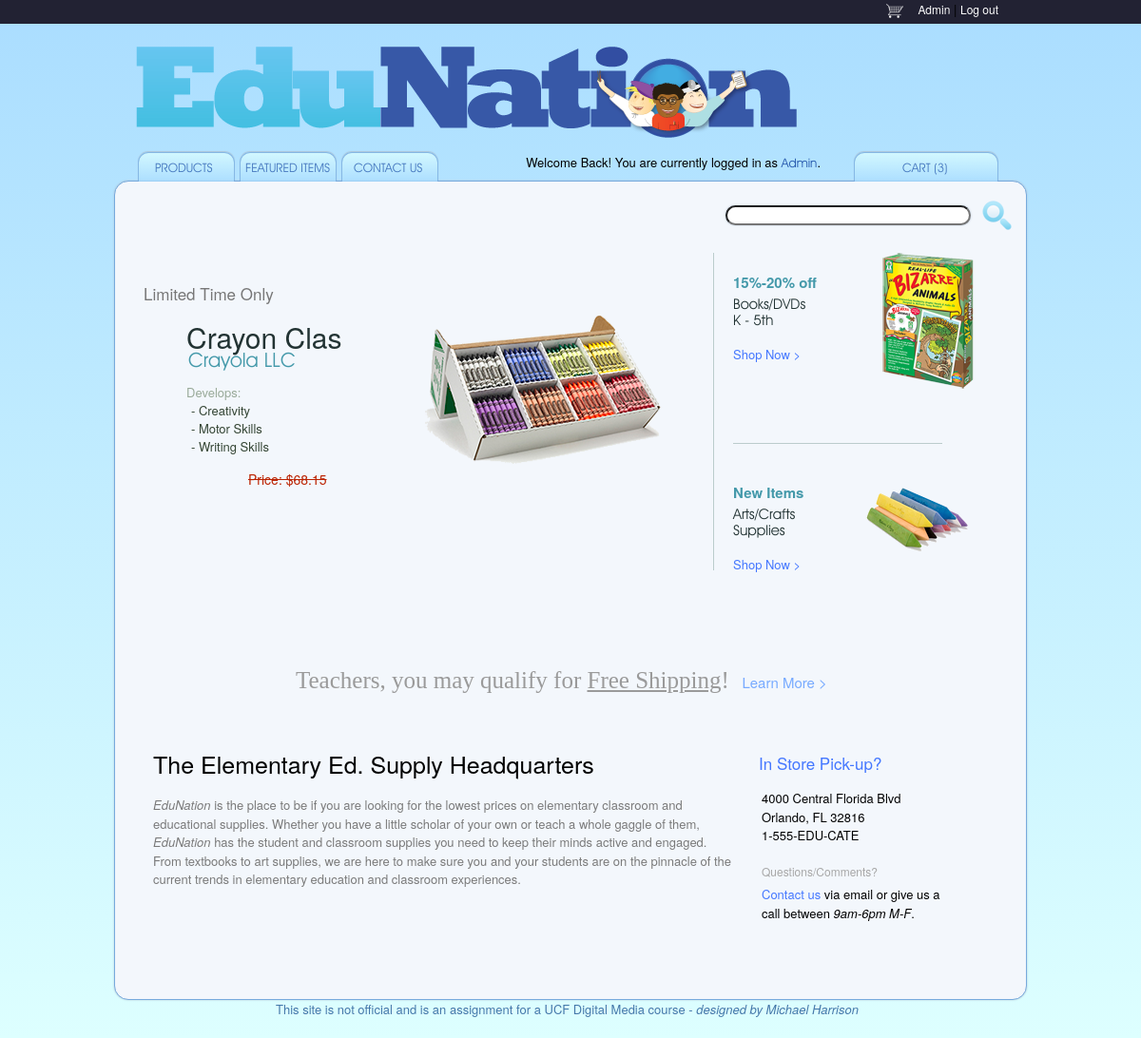
The app's page /home.php with its own data.
### tables this page shows
CREATE TABLE `products` (
  `id` mediumint(8) unsigned NOT NULL AUTO_INCREMENT,
  `category_id` tinyint(3) unsigned NOT NULL,
  `name` varchar(60) NOT NULL,
  `brand` varchar(60) NOT NULL,
  `description` tinytext,
  `price` decimal(5,2) unsigned NOT NULL,
  `cost` decimal(5,2) unsigned NOT NULL,
  `feat1` varchar(50) NOT NULL,
  `feat2` varchar(50) NOT NULL,
  `feat3` varchar(50) NOT NULL,
  `image` varchar(45) NOT NULL,
  `is_featured` BOOLEAN NOT NULL DEFAULT  '0',
  `stock` mediumint(8) unsigned NOT NULL DEFAULT '0',
  `date_created` timestamp NOT NULL DEFAULT CURRENT_TIMESTAMP,
  PRIMARY KEY (`id`),
  KEY `category_id` (`category_id`)
);

### home.php (the view, shortened to what this page needs)
<?php
	include ('./includes/header.php');
?>
			<div id="home">
				<div class="grid_12">
					<a href="#"><img class="search" src="img/search1.png" alt="search bar" /></a>
						<input class="search" type="text" />
				</div>
				<div class="grid_8">
					<?php
						$result = mysqli_query ($dbc, "SELECT * FROM products WHERE is_featured=1 ORDER BY RAND() LIMIT 1");
						while ($row = mysqli_fetch_array($result, MYSQLI_ASSOC))
   						{
					?>
					<div id="adv">
					<a href="catalog.php"><img class="display" src="<?php echo 'img/' . $row["image"] ?>" alt="Blockers" /></a>
						<h5>Limited Time Only</h5>
						<h1><?php echo $row["name"] ?></h1>
						<h2><?php echo $row["brand"] ?></h2>
						<ul>
							<li>Develops:</li>
							<li>- <?php echo $row["feat1"] ?></li>
							<li>- <?php echo $row["feat2"] ?></li>
							<li>- <?php echo $row["feat3"] ?></li>
						</ul>
						<h4>Price: $<?php echo $row["price"] ?></h4>
					</div>
					<?php } ?>
				</div>
				<div class="grid_3">
					<div class="adv2">
					<img src="img/item5a.png" alt="Children's Books" />
						<h3>15%-20% off</h3>
						<h4>Books/DVDs <br />K - 5th</h4>
						<a class="shopnow" href="books.php">Shop Now &gt;</a>
					</div>
					<div class="adv2">
					<img src="img/chalk.png" alt="Children's Books" />
						<h3>New Items</h3>
						<h4>Arts/Crafts <br />Supplies</h4>
						<a class="shopnow" href="arts.php">Shop Now &gt;</a>
					</div>
				</div>
				<div class="grid_12">
					<div id="ship">
						<h1><em>Teachers,</em> you may qualify for <em class="under">Free Shipping</em>!</h1>
						<p><a class="shopnow" href="#">Learn More &gt;</a></p>
					</div>
				</div>
				<div class="grid_8">
					<div id="descrip">
						<h1>The Elementary Ed. Supply Headquarters</h1>
						<p><em class="it">EduNation</em> is the place to be if you are looking for the lowest prices on elementary classroom and educational supplies.  Whether you have a little scholar of your own or teach a whole gaggle of them, <em class="it">EduNation</em> has the student and classroom supplies you need to keep their minds active and engaged.  From textbooks to art supplies, we are here to make sure you and your students are on the pinnacle of the current trends in elementary education and classroom experiences.</p>
					</div>
				</div>
				<div class="grid_3">
					<div id="contact">
						<h2>In Store Pick-up?</h2>
						<ul>
							<li>4000 Central Florida Blvd</li>
							<li>Orlando, FL 32816</li>
							<li>1-555-EDU-CATE</li>
							<li>&nbsp;</li>
							<li><h5>Questions/Comments?</h5></li>
							<li><a class="shopnow" href="contact.php">Contact us</a> via email or give us a call between <em class="it">9am-6pm M-F</em>.</li>
						</ul>
					</div>
				</div>
			</div>
<?php include ('./includes/footer.php'); ?>

### css/text.css (style rules this page uses)
body { font: 13px/1.5 'Helvetica Neue', Arial, 'Liberation Sans', FreeSans, sans-serif; }
h1 { font-size: 25px; }
h2 { font-size: 23px; }
h3 { font-size: 21px; }
h4 { font-size: 19px; }
h5 { font-size: 17px; }
ul { list-style: disc; }
li { margin-left: 30px; }
p, dl, hr, h1, h2, h3, h4, h5, h6, ol, ul, pre, table, address, fieldset, figure { margin-bottom: 20px; }

### css/960.css (style rules this page uses)
body { min-width: 960px; }
.grid_1, .grid_2, .grid_3, .grid_4, .grid_5, .grid_6, .grid_7, .grid_8, .grid_9, .grid_10, .grid_11, .grid_12, .grid_13, .grid_14, .grid_15, .grid_16 { display: inline; float: left; margin-left: 10px; margin-right: 10px; }
.container_12 .grid_3, .container_16 .grid_4 { width: 220px; }
.container_12 .grid_12, .container_16 .grid_16 { width: 940px; }
.container_12 .grid_8 { width: 620px; }

### css/styles.css (style rules this page uses)
div { border: solid 0px #ffffff; }
body { filter: progid:DXImageTransform.Microsoft.gradient(startColorstr='#aaddff', endColorstr='#ddffff'); background: -webkit-gradient(linear, left top, left bottom, from(#aaddff), to(#ddffff)); background: -moz-linear-gradient(top, #ffffff, #aaddff); margin: 0px auto; }
a { text-decoration: none; }
#home { height: 840px; margin-top: 5px; padding-top: 20px; -moz-border-radius: 15px; border-radius: 15px; background-color: #f3f7fc; border: solid 1px #77aadd; -moz-box-shadow: 0px 0px 2px #abc; -webkit-box-shadow: 0px 0px 2px #abc; box-shadow: 0px 0px 2px #abc; }
#home input.search { float: right; position: relative; top: 5px; left: -10px; width: 250px; -moz-border-radius: 11px 11px 11px 11px; border-radius: 11px 11px 11px 11px; -moz-box-shadow: 0px 0px 2px #abc; -webkit-box-shadow: 0px 0px 2px #abc; box-shadow: 0px 0px 2px #abc; }
#home img.search { float: right; padding-right: 5px; opacity: .50; position: relative; top: -2px; }
#home p { display: inline; position: relative; left: 20px; color: #cccccc; }
#home p a { color: #aaaaaa; }
#adv { margin-top: 20px; padding-left: 20px; padding-top: 55px; border-right: solid 1px #bcc; }
#adv img.display { float: right; display: inline; position: relative; left: -45px; }
#adv h2 { position: relative; top: -69px; left: 47px; color: #4499aa; font-size: 21px; font-family: AvantGarde; }
#adv h1 { position: relative; top: -35px; left: 45px; color: #223333; font-size: 30px; }
#adv h5 { color: #777; position: relative; top: -25px; }
#adv ul { position: relative; top: -80px; left: 20px; list-style: none; line-height: 19px; }
#adv li:first-child { color: #9a9; position: relative; left: -5px; }
#adv li { color: #343; }
#adv h4 { position: relative; top: -85px; left: 110px; color: #bb2200; font-size: 14px; text-decoration: line-through; }
div.adv2 { height: 200px; padding-top: 20px; border-bottom: solid 1px #bcc; }
div.adv2:last-child { height: 200px; padding-top: 20px; border-bottom: 0px; }
div.adv2 img { float: right; position: relative; left: 35px; }
div.adv2:last-child img { float: right; position: relative; left: 35px; top: 20px; }
div.adv2 h4 { position: relative; top: 3px; color: #223333; font-size: 15px; font-family: AvantGarde; line-height: 17px; }
div.adv2 h3 { position: relative; top: 20px; color: #4499aa; font-size: 15px; font-weight: bold; }
a.shopnow { color: #4477ff; text-decoration: none; }
#ship { margin-top: 10px; margin-bottom: 50px; }
#ship h1 { display: inline; font-size: 25px; position: relative; left: 180px ; color: #9a9a9a; font-family: FuturaStdO; }
#ship p { font-size: 15px; position: relative; left: 190px }
#ship a.shopnow { color: #77aaff; }
em.under { text-decoration: underline; }
em.it { font-style: italic; }
#descrip { padding-left: 10px; }
#descrip h1 { padding-left: 20px; }
#descrip p { position: relative; top:-5px; color: #7a7a7a; }
#contact h2 { position: relative; top: 5px; left: 27px; color: #4477ff; font-size: 17px; }
#contact ul { list-style: none; }
#contact ul li:last-child { position: relative; top: -15px; }
#contact ul li h5 { color: #a7a7a7; font-size: 12px; }

### records on screen
products: image (picture), name "Crayon Clas", brand "Crayola LLC", feat1 "Creativity", feat2 "Motor Skills", feat3 "Writing Skills", price "68.15"

### other values on screen
$_SESSION['user_id'] "Admin Admin"
$k "PRODUCTS"
$k "FEATURED ITEMS"
$k "CONTACT US"
